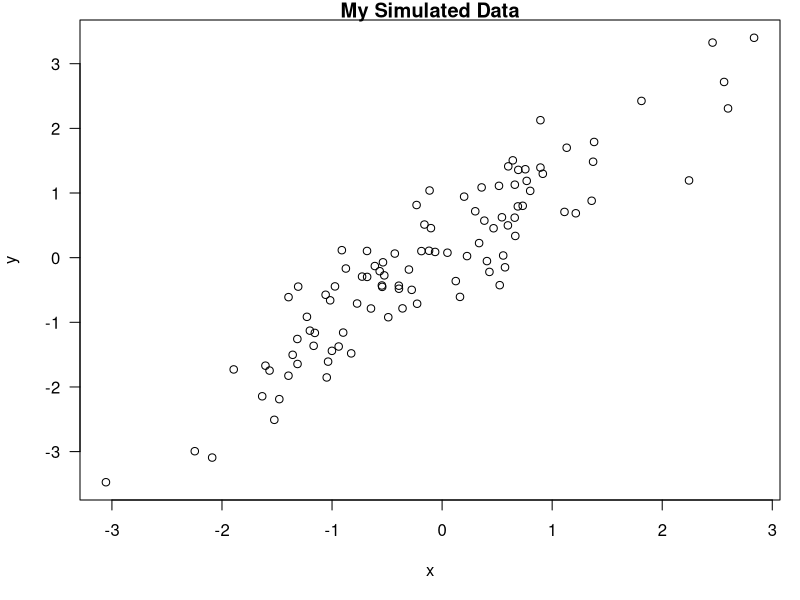

Generate this figure with R:
## ---- chunk 1
x <- rnorm(100); y <- x + rnorm(100, sd = 0.5)
## ---- chunk 2
par(mar = c(5,4,1,1), las = 1)
plot(x,y, main = "My Simulated Data")
## ---- chunk 3
library(datasets)
data(airquality)
fit <- lm(Ozone ~ Wind + Temp + Solar.R, data = airquality)
## ---- chunk 4
library(xtable)
xt <- xtable(summary(fit))
print(xt, type = "html")
